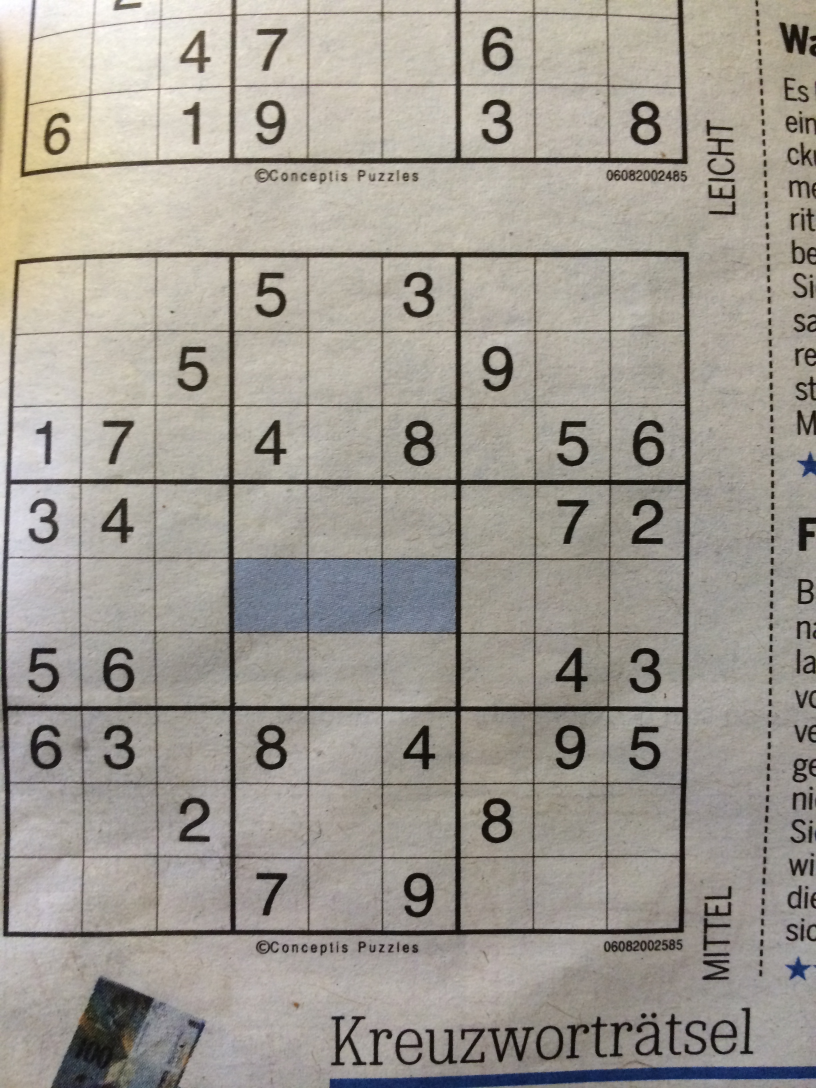
#> input picture original/38.jpg, 2448 x 3264 px (shown at 1/3 size)
$ jupyter execute --allow-errors sudoku_solver.ipynb   (older library calls are emulated)
#> lines starting #> are read from the running program, lines starting #| are printed output that depends on the picture; after the words box and inside, x2 and y2 are one past the last pixel; in counts of white or black regions, pixels touching at a corner belong together
[cell 1]
import numpy as np
import cv2
import glob
from matplotlib import pyplot as plt
from copy import deepcopy

import torch
from torchvision import transforms
from torch.utils.data import Dataset
from torch.utils.data import DataLoader
from torch import nn
from torch import optim
import torch.nn.functional as F

[cell 2]
def solve(bo):
    find = find_empty(bo)
    if not find:  # ako je find = None ili False
        return True
    else:
        row, col = find

    for num in range(1, 10):
        if valid(bo, num, (row, col)):
            bo[row][col] = num

            if solve(bo):
                return True

            bo[row][col] = 0

    return False

[cell 3]
def valid(bo, num, pos):

    # Preveri red
    for i in range(len(bo[0])):
        if bo[pos[0]][i] == num and pos[1] != i:
            return False

    # Proveri kolonu
    for i in range(len(bo)):
        if bo[i][pos[1]] == num and pos[0] != i:
            return False

    # Proveri kvadrat
    box_x = pos[1] // 3
    box_y = pos[0] // 3

    for i in range(box_y*3, box_y*3 + 3):
        for j in range(box_x*3, box_x*3 + 3):
            if bo[i][j] == num and (i, j) != pos:
                return False

    return True

[cell 4]
def validate_inputs(bo):
    for i in range(9):
        for j in range(9):
            if bo[i][j] != 0 and not valid(bo, bo[i][j], (i, j)):
                return False
    return True

[cell 5]
def find_empty(bo):
    for i in range(len(bo)):
        for j in range(len(bo[0])):
            if bo[i][j] == 0:
                return i, j  # red, kolona

    return None

[cell 6]
# DataSet klasa, nasledjuje DataSet iz torch.utils.data
class DataSet(Dataset):
    def __init__(self):
        super().__init__()
        self.data = []
        self.labels = np.array([]).astype(np.long)

    def set_data(self, data_path):
        for i in range(1,10):
            images = [f for f in glob.glob(data_path + "/num_"+ str(i) + "/*.png")]
            self.labels = np.concatenate((self.labels, np.full(len(images), i)))
            for img in images:
                self.data.append(np.ravel(cv2.resize(cv2.imread(img, cv2.IMREAD_GRAYSCALE), (32,32))).astype(np.float32)/255)
        self.data = np.array(self.data)

    # Prazne slike, sa 35% sanse da doda liniju
    def empty(self, size):
        new_images = np.ones((size, 32, 32))
        for i in range(0, size, 4):
            r = np.random.randint(22,32)
            if r < 29 and np.random.rand() > 0.65:
                l = min(29-r, np.random.randint(1,3))

                new_images[i][29-r-l:29-r,:] = 0
                new_images[i+1][r+3:r+3+l,:] = 0
                new_images[i+2][:,29-r-l:29-r] = 0
                new_images[i+3][:,r+3:r+3+l] = 0
        self.data = np.concatenate((self.data, new_images.reshape(size, 1024).astype(np.float32)))
        self.labels = np.concatenate((self.labels, np.full(size, 0)))

    # Pomeranje u stranu, sa 35% sanse da doda liniju ako je dovoljno pomerno
    def shift_to_sides(self, size):
#> called with size = 20000
        labels = []
        new_images = np.ones((size, 32, 32))
        ones = np.ones((32,32))
        for i in range(0, size, 4):
            r = np.random.randint(22,32)
            ind = np.random.randint(len(self.data))
            labels.append(self.labels[ind])
            labels.append(self.labels[ind])
            labels.append(self.labels[ind])
            labels.append(self.labels[ind])
            new_images[i][32-r:,:] = self.data[ind].reshape(32, 32)[:r,:]
            new_images[i+1][:r,:] = self.data[ind].reshape(32, 32)[32-r:,:]
            new_images[i+2][:,32-r:] = self.data[ind].reshape(32, 32)[:,:r]
            new_images[i+3][:,:r] = self.data[ind].reshape(32, 32)[:,32-r:]

            if r < 29 and np.random.rand() > 0.65:
                l = min(29-r, np.random.randint(1,3))
                new_images[i][29-r-l:29-r,:] = 0
                new_images[i+1][r+3:r+3+l,:] = 0
                new_images[i+2][:,29-r-l:29-r] = 0
                new_images[i+3][:,r+3:r+3+l] = 0
#> further down, original is the input picture: shape (3264, 2448, 3); mean B, G, R 147.1, 155.1, 160.2

        new_images = new_images.reshape(size, 1024).astype(np.float32)
        self.data = np.concatenate((self.data, new_images))
        self.labels = np.concatenate((self.labels, labels))

    def __getitem__(self, index):
        return self.data[index], self.labels[index]

    def __len__(self):
        return len(self.data)

[cell 7]
ds_train = DataSet()
ds_train.set_data('training/')
# Na test dodajem 20000 pomerenih slika
#> (the rest of this cell did not finish here and is left out)

#> (a cell that did not finish here is left out)

[cell 9]
# Klasa mreze, nasledjuje nn.Module
class Net(nn.Module):
    def __init__(self):
        # Ima 4 sloja, pokazalo se da sa ovim radi lepo
        super(Net, self).__init__()
        self.fc1 = nn.Linear(1024, 600) # 1024 ulaza tj velicina slike
        self.fc2 = nn.Linear(600, 300)
        self.fc3 = nn.Linear(300, 170)
        self.fc4 = nn.Linear(170, 80)
        self.fc5 = nn.Linear(80, 10) # 10 izlaza, jer imamo 9 brojeva + gresku

    def forward(self, x):
        x = F.relu6(self.fc1(x))
        x = self.fc2(x)
        x = F.relu6(self.fc3(x))
        x = self.fc4(x)
        x = self.fc5(x)
        return x

#> (a cell that did not finish here is left out)

#> (a cell that did not finish here is left out)

[cell 12]
total = 0
correct = 0

# Provera tacnosti
#> (the rest of this cell did not finish here and is left out)

[cell 13]
# Vraca x,y,w,h sudokua na slici
def find_sudoku(image):
    # Adaptivni threshold
    image = cv2.adaptiveThreshold(image, 255, cv2.ADAPTIVE_THRESH_MEAN_C, cv2.THRESH_BINARY, 49, 3)
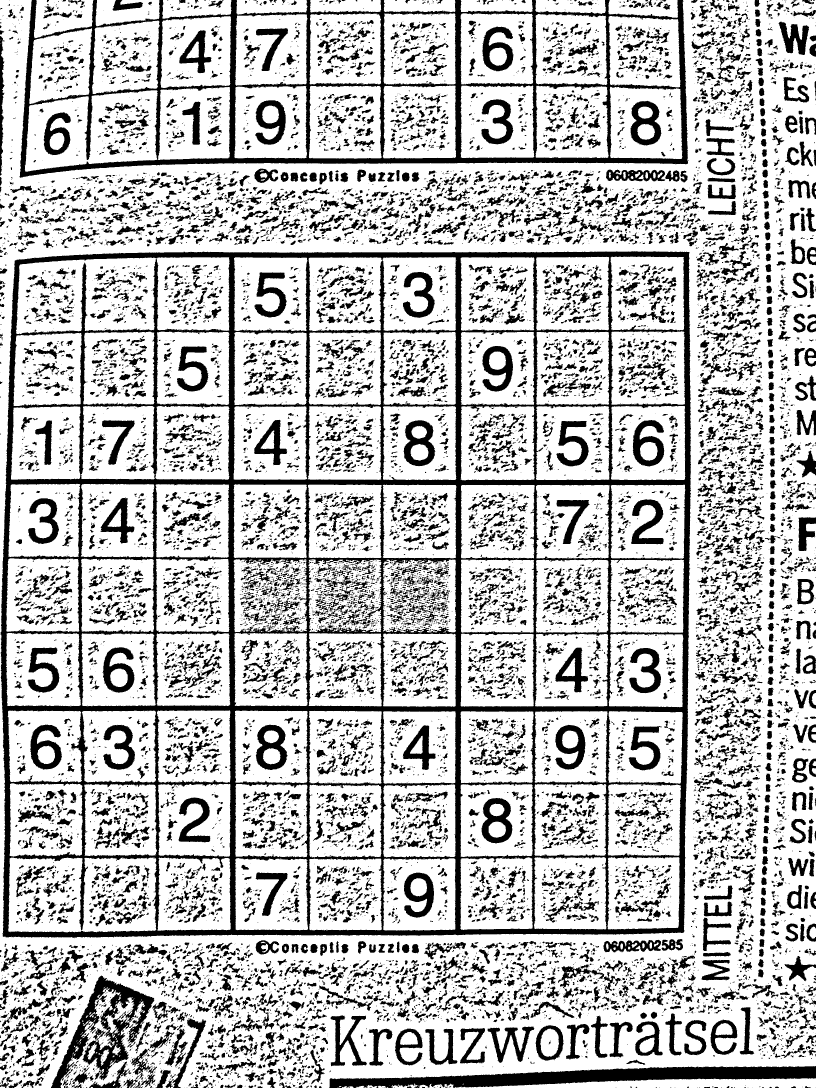
#> image: shape (3264, 2448) (shown at 1/3 size); 74.7% white; 17168 black regions (10357 under 20 px), largest, box (x1, y1, x2, y2) and area: (2, 754, 2073, 2815) 459926, (58, 0, 2064, 533) 121974, (988, 3198, 2448, 3264) 48743
    image = (255 - image) # Inverse
#> image: shape (3264, 2448); 25.3% white; 17168 white regions (10357 under 20 px)

    # Najveca kontura, najverovatnije je sudoku
    _, contours, hierarchy = cv2.findContours(image, cv2.RETR_LIST, cv2.CHAIN_APPROX_SIMPLE)
#> contours = 20169 contours, 14294 with area under 20; largest, box (x1, y1, x2, y2) and area: (2, 754, 2073, 2815) 4189523, (58, 0, 2064, 533) 888808, (925, 770, 1370, 994) 94164, (47, 771, 470, 1003) 85389, (73, 270, 474, 516) 77132
    contours = sorted(contours, key=cv2.contourArea, reverse=True) # sortiramo ih po velici
    image = np.zeros(image.shape, dtype=np.uint8) # Matrica 0 iste velicine kao slika
    image = cv2.drawContours(image, [contours[0]], -1, (255, 255, 255), 3) # Lepimo najvecu konturu preko matrice nula
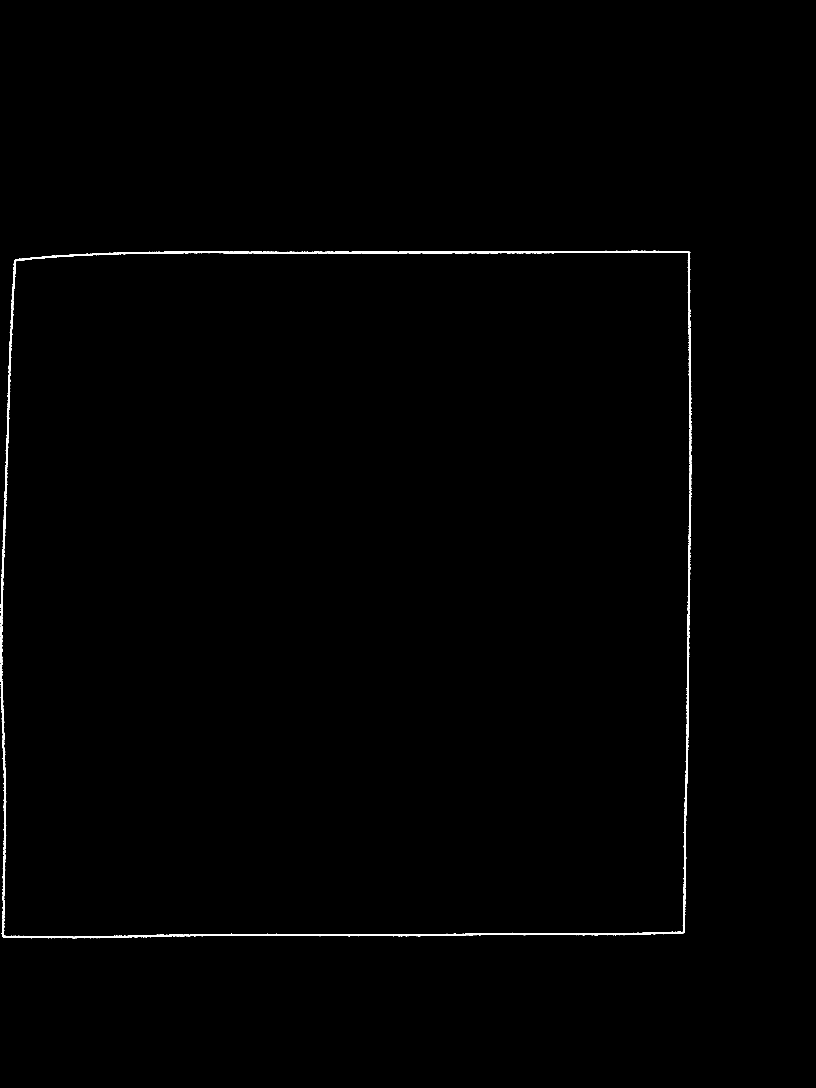
#> image: shape (3264, 2448) (shown at 1/3 size); 0.51% white; 1 white region, box (x1, y1, x2, y2) and area: (0, 752, 2075, 2817) 40908

    return cv2.boundingRect(cv2.findNonZero(image)) # Vracamo boundingRect najvece konture

[cell 14]
def get_number(roi, i, j, n):
        _, contours, hierarchy = cv2.findContours(cv2.convertScaleAbs(roi), cv2.RETR_LIST, cv2.CHAIN_APPROX_SIMPLE)
        contours = sorted(contours, key=cv2.contourArea, reverse=True)
        (xc, yc, wc, hc) = cv2.boundingRect(contours[0])
        sz = max(wc,hc)-n
        roi = cv2.resize(roi[yc+n:yc+sz,xc+n:xc+sz], (32,32))

        outputs = net.forward(torch.from_numpy(roi.ravel()).to(device))
        num = torch.exp(outputs).cpu().data.numpy().argmax()

        red = i*40+4
        kol = j*40+4
        snums[red:red+32,kol:kol+32] = roi
        kol += 394
        snums[red:red+32,kol:kol+32] = np.zeros((32,32))
        if num > 0:
            cv2.putText(snums, str(num), (kol+5, red+25), cv2.FONT_HERSHEY_SIMPLEX, 1, 1, 3, cv2.LINE_AA)

        return num

[cell 15]
original = cv2.imread('original/38.jpg')
gray = cv2.cvtColor(original, cv2.COLOR_BGR2GRAY)
snums = np.hstack((np.full((360, 360), 127)/255,np.full((360, 390), 127)/255))
positions = np.empty((9,9), dtype=object)

(x,y,w,h) = find_sudoku(gray)
#> x = 0; y = 752; w = 2075; h = 2065
sirina = int(w/9)
#> sirina = 230
visina = int(h/9)
#> visina = 229
size = max([sirina, visina])
#> size = 230
n = int(size/50)
#> n = 4

gray = cv2.adaptiveThreshold(gray, 255, cv2.ADAPTIVE_THRESH_MEAN_C, cv2.THRESH_BINARY, 61, 11)
#> gray: shape (3264, 2448); 86.7% white; 6216 black regions (4948 under 20 px), largest, box (x1, y1, x2, y2) and area: (2, 754, 2073, 2815) 424417, (59, 0, 2064, 533) 112466, (988, 3199, 2448, 3264) 47724
gray = cv2.dilate(gray, np.ones((3, 3), np.uint8), iterations=4)
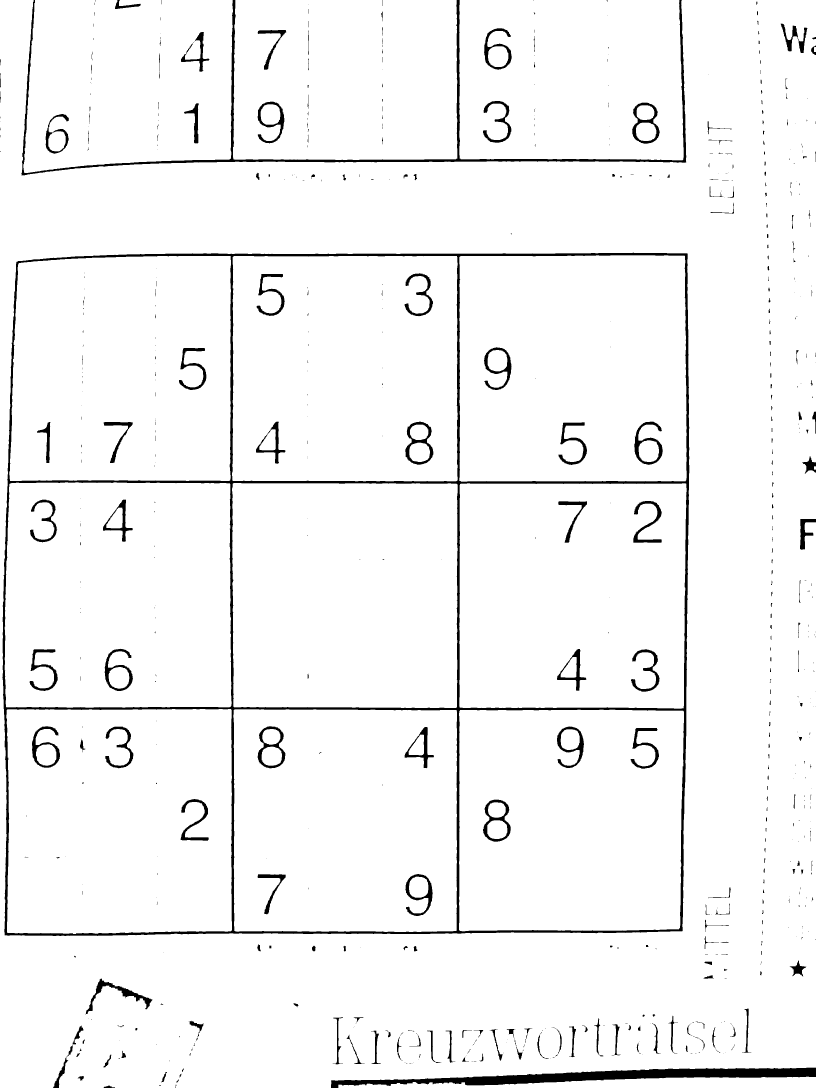
#> gray: shape (3264, 2448) (shown at 1/3 size); 96.3% white; 711 black regions (426 under 20 px), largest, box (x1, y1, x2, y2) and area: (7, 758, 2068, 2808) 114626, (993, 3203, 2448, 3264) 33648, (64, 0, 2059, 527) 27427
gray = cv2.erode(gray, np.ones((3, 3), np.uint8), iterations=4)/255
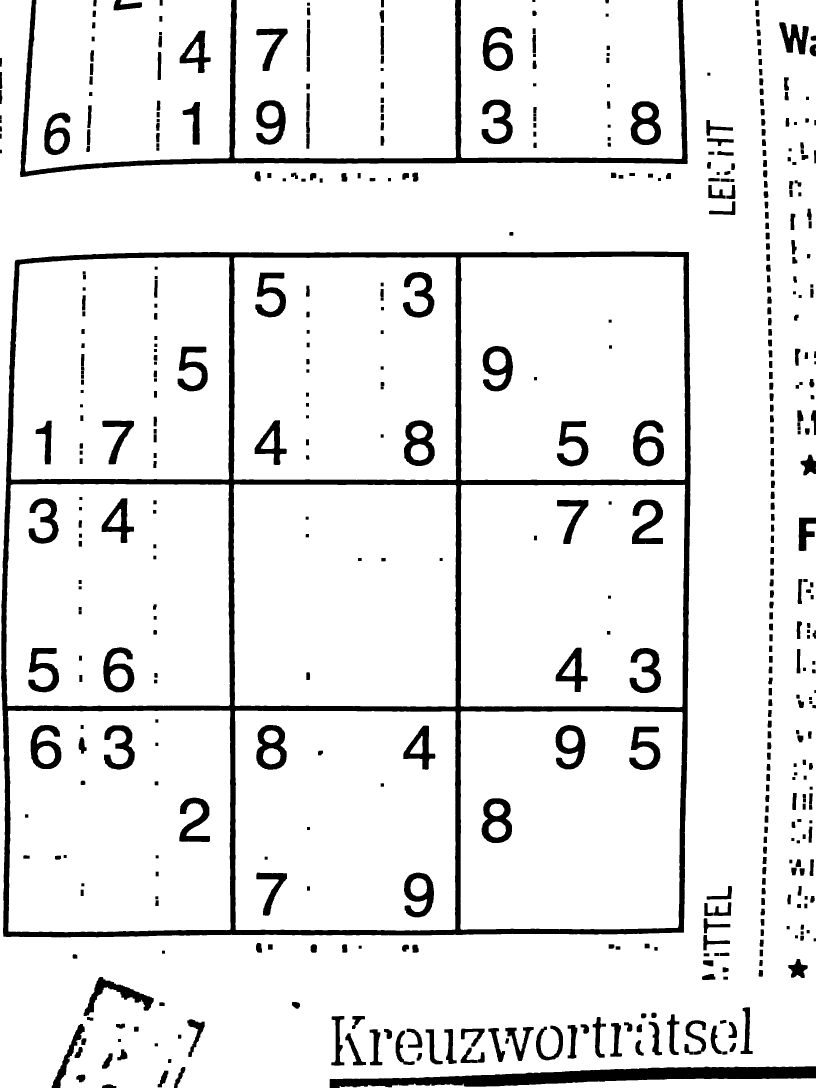
#> gray: shape (3264, 2448) float64 (shown at 1/3 size); values 0 (black) and 1 (white), 91% white; 546 black regions, largest, box (x1, y1, x2, y2) and area: (3, 754, 2072, 2812) 249834, (60, 0, 2063, 531) 61051, (989, 3199, 2448, 3264) 46544

sudoku = np.empty((9,9)).astype(np.int)
#> (the rest of this cell did not finish here and is left out)

[cell 16]
unsolved = deepcopy(sudoku)
if validate_inputs(sudoku):
    solve(sudoku)
    if not any(0 in x for x in sudoku):
        cropped_original = original[y:y+h,x:x+w].copy()
        for i in range(9):
            for j in range(9):
                if unsolved[i][j] == 0:
                    cx = int(sirina*j+(sirina/3))
                    cy = int(i*visina+(visina/1.5))
                    cv2.putText(cropped_original, str(sudoku[i][j]), (cx,cy), cv2.FONT_HERSHEY_SIMPLEX ,
                           5, 255, 15, cv2.LINE_AA)
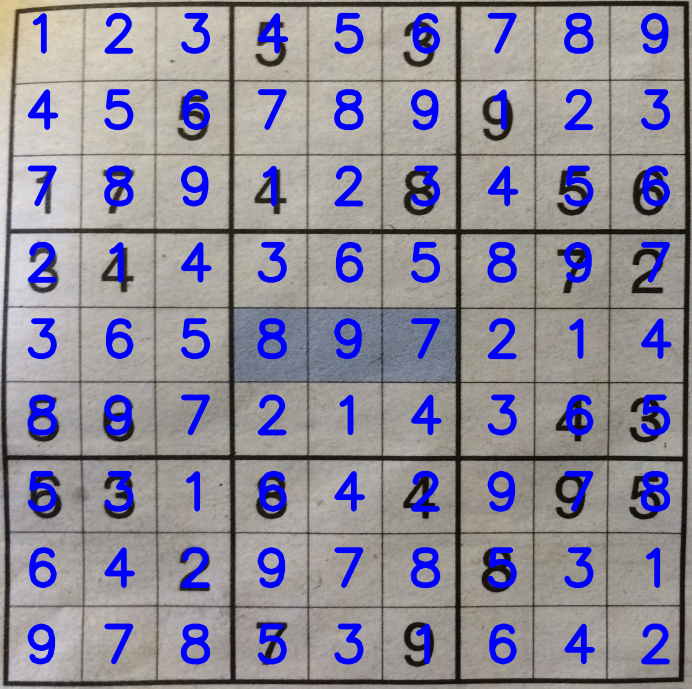
#> cropped_original: shape (2065, 2075, 3) (shown at 1/3 size); mean B, G, R 153, 137.3, 141.3
        plt.imshow(cropped_original)
    else:
        print("Sudoku nije moguce resiti")
else:
    print("Sudoku nije validan")
